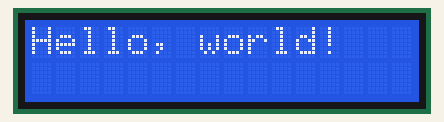
This sketch was run on a simulated Arduino Uno, built with avr-gcc and run on an emulated ATmega328P. Parts: 16×2 character LCD.

Above: at 0.7 s.
At 5.8 s:
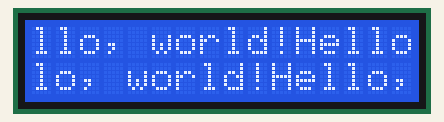
At 10.4 s:
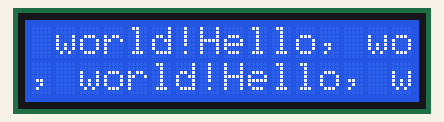
At 20.1 s:
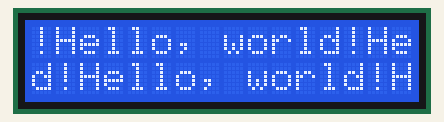
At 27.8 s:
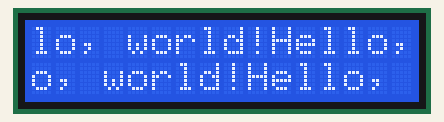
At 37.0 s:
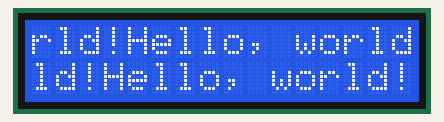

The sketch:

I2C_Display.ino
```cpp
#include <Wire.h>
#include <LiquidCrystal_I2C.h>

LiquidCrystal_I2C lcd(0x25, 16, 2);

void setup() {
  lcd.begin(16, 2);
  lcd.init();
  lcd.backlight();
  lcd.setCursor(0,0);
}

void loop() {
  delay(500);
  lcd.print("Hello, world!");
}
```

Measured:
- what the display in image 0 shows lasts 0.6 s, from 0.6 s to 1.2 s
- what the display in image 1 shows lasts 1.0 s, from 5.8 s to 6.8 s
